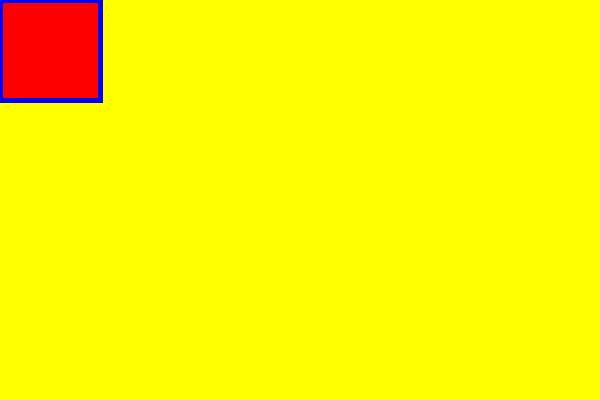
Frame 1 (no input)
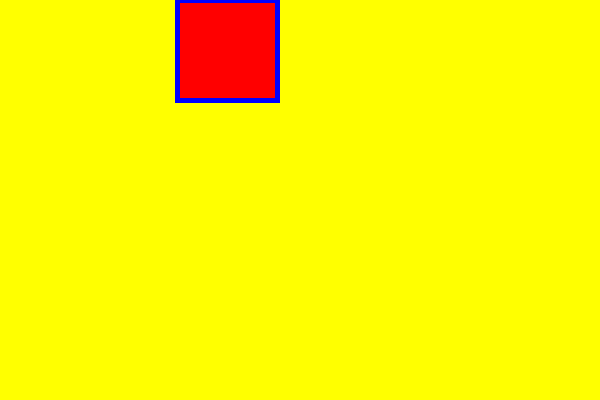
Frame 60 (the mouse pressed at the canvas centre just before this capture)
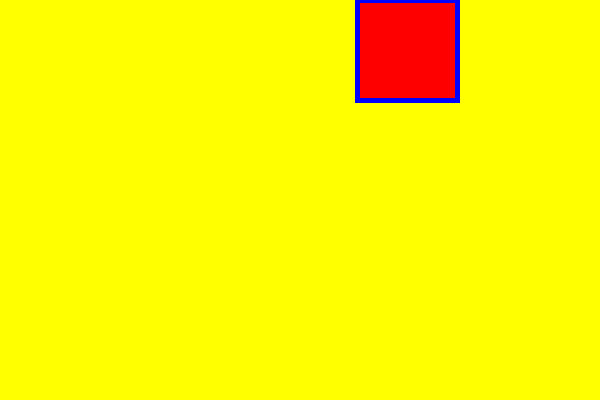
Frame 120 (the mouse held since frame 60 and released just before this capture)

The Processing sketch that drew these frames (run headless with seeded random() and noise(); from frame 60 on, the mouse is pressed at the canvas centre):

// Processing sketch: s01_functions
// ── s01_functions.pde
void setup() {
  size(600,400);
  fill(255,0,0);
  stroke(0,0,255);
  strokeWeight(5);
 // frameRate(0.5);
}

int x = 0, y = 0;
final int SIZE=100;
void draw() {
  background(255,255,0);
  rect(x, y, SIZE,SIZE);
  x+=3;
  if (x >= width-SIZE) {
    x = 0;
  }
}
